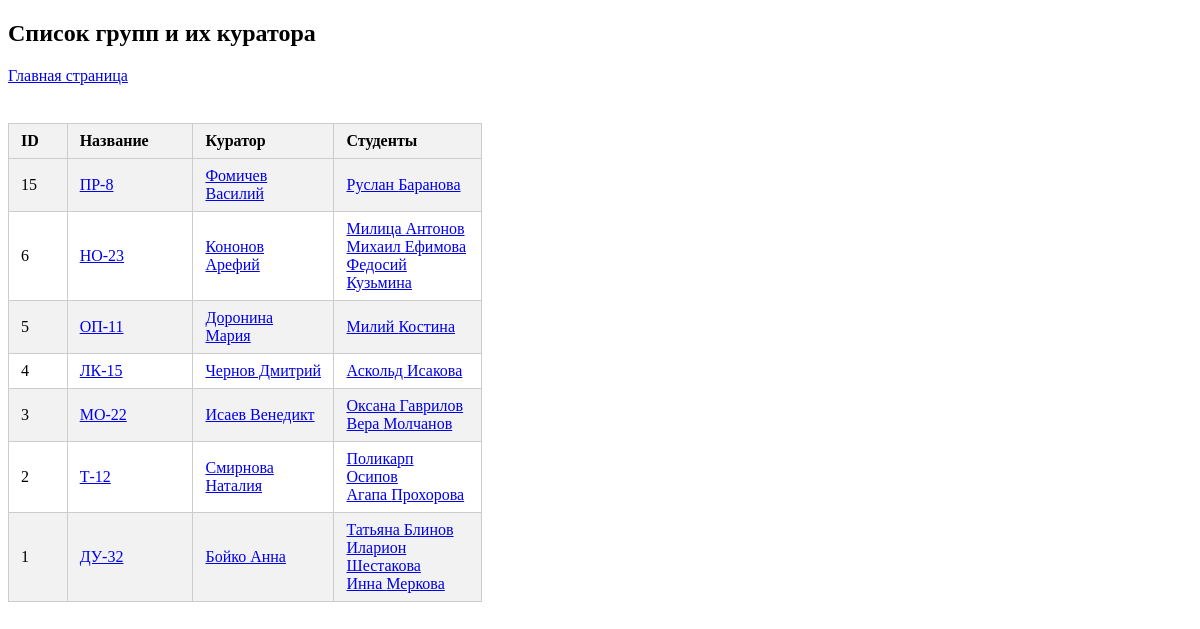
The app's page /groups/ with its own data.
### st_app/models.py (models this page shows, shortened)
class Group(models.Model):
    name = models.CharField(max_length=10, db_index=True)
    curator = models.ForeignKey(
        Teacher, on_delete=models.CASCADE, related_name="curated_groups"
    )

class Teacher(models.Model):
    first_name = models.CharField(max_length=20, blank=False)
    last_name = models.CharField(max_length=20, blank=False)
    birth_date = models.CharField(max_length=15, blank=False)
    subject = models.CharField(max_length=20, blank=False)
    def __str__(self):
        return f"{self.last_name} {self.first_name}"

class Student(models.Model):
    first_name = models.CharField(max_length=20, blank=False)
    last_name = models.CharField(max_length=20, blank=False)
    birth_date = models.CharField(max_length=15, blank=False)
    group = models.ForeignKey(
        "Group", on_delete=models.CASCADE, related_name="students", null=True
    )

### st_app/views.py (the view)
# urls.py: path("groups/", groups, name="groups"),
def groups(request):
    list_groups = Group.objects.all().order_by("-id")
    return render(request, "groups.html", context={"groups": list_groups})

### templates/groups.html (shortened to what this page needs)
<!DOCTYPE html>
<html lang="ru">
<head>
</head>
<body>
<h2>Список групп и их куратора</h2>
<a href="{% url 'home' %}">Главная страница</a>
<br>
<br>
{% if groups %}
<table>
    <tr>
        <th style="width: 5%;">ID</th>
        <th style="width: 10%;">Название</th>
        <th style="width: 15%;">Куратор</th>
        <th style="width: 15%;">Студенты</th>
    </tr>
    {% for group in groups %}
    <tr>
        <td>{{ group.id }}</td>
        <td><a href="{% url 'group_edit' group.id %}">{{ group.name }}</a></td>
        <td><a href="{% url 'teacher_edit' group.curator.id %}">{{ group.curator }}</a></td>
        <td>
            {% for student in group.students.all %}
                <a href="{% url 'student_edit' student.id %}">{{ student.first_name }} {{ student.last_name }}</a><br>
            {% endfor %}
        </td>
    </tr>
    {% endfor %}
</table>
{% else %}
<p>В базе данных нет групп.</p>
{% endif %}
</body>
</html>

### templates/groups.html (style rules this page uses)
table { width: 40%; border-collapse: collapse; margin-top: 20px; }
table, th, td { border: 1px solid #ccc; }
th, td { padding: 8px 12px; text-align: left; }
th { background-color: #f2f2f2; }
tr:nth-child(even) { background-color: #f2f2f2; }

### records on screen
Group: id "15", name "ПР-8", curator "Фомичев Василий"
Student: first_name "Руслан", last_name "Баранова"
Group: id "6", name "НО-23", curator "Кононов Арефий"
Student: first_name "Милица", last_name "Антонов"
Student: first_name "Михаил", last_name "Ефимова"
Student: first_name "Федосий", last_name "Кузьмина"
Group: id "5", name "ОП-11", curator "Доронина Мария"
Student: first_name "Милий", last_name "Костина"
Group: id "4", name "ЛК-15", curator "Чернов Дмитрий"
Student: first_name "Аскольд", last_name "Исакова"
Group: id "3", name "МО-22", curator "Исаев Венедикт"
Student: first_name "Оксана", last_name "Гаврилов"
Student: first_name "Вера", last_name "Молчанов"
Group: id "2", name "Т-12", curator "Смирнова Наталия"
Student: first_name "Поликарп", last_name "Осипов"
Student: first_name "Агапа", last_name "Прохорова"
Group: id "1", name "ДУ-32", curator "Бойко Анна"
Student: first_name "Татьяна", last_name "Блинов"
Student: first_name "Иларион", last_name "Шестакова"
Student: first_name "Инна", last_name "Меркова"
